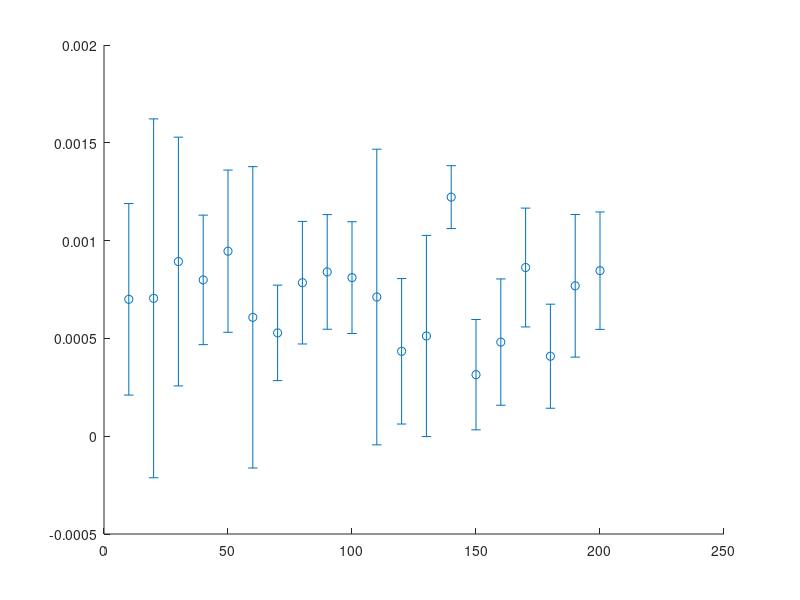

Here is the MATLAB script that generated this plot: (Note: this script raises an error after producing the figure.)
N = 15;
pmat = load('./0x8E_bin_10_5_200_N_15/p.mat');
p = pmat.p;

tmat = load('./0x8E_bin_10_5_200_N_15/t.mat');
t = tmat.t;

vmat = load('./0x8E_bin_10_5_200_N_15/v.mat');
v = vmat.v;

circuitTrue = 6.29e-4*ones(size(p));
yeastTrue = 1.202e-6*ones(size(p));
motilTrue = 2.16117e-7*ones(size(p));
futileTrue = 1.71e-7*ones(size(p));

x = 10:5:200;
err = zeros(size(x));

for i = 1:size(x, 2)
    disp(v(i))
    SE = (1/sqrt(N))*sqrt(v(i));
    disp(SE)
    zstar = 1.96;
    err(i) = zstar*SE;
end

figure(1)
%hold on
%plot(bin_pop_values, p, bin_pop_values, yeastTrue, 'lineWidth', 2)
hold on
errorbar(x(1:2:end), p(1:2:end), err(1:2:end), 'o', 'LineWidth', 2)
hold on
plot(x(1:2:end), circuitTrue(1:2:end), 'lineWidth', 2)
hold on
plot(x(1:2:end), p(1:2:end), ':', 'LineWidth', 1.5, 'Color', [0 0.447 0.7410])
legend("WE Estimate", "True Probability")
set (gcf, 'color', 'w')
legend boxoff 
xlabel("Bin Size", 'fontsize', 20)
ylabel("Probability", 'fontsize', 20)
set (gca, 'linewidth', 4)
set(gca, 'YScale', 'log')
ylim([10^-07 10^-01])
ax = gca;
ax.FontSize = 24;
%exportgraphics(ax,'yeast_estimate_log.png','Resolution',96)



figure(2)
hold on
plot(x(1:2:end), t(1:2:end), 'lineWidth', 2)
legend("Time")
set (gcf, 'color', 'w')
legend boxoff 
xlabel("Bin Size", 'fontsize', 20)
ylabel("Time(s)", 'fontsize', 20)
set (gca, 'linewidth', 4)
ay=gca;
ay.FontSize = 24;
%exportgraphics(ay,'yeast_time.png','Resolution',96)

%{
figure(3)
hold on
plot(bin_pop_values, p, bin_pop_values, yeastTrue, 'lineWidth', 2)
legend("WE Estimate", "True Probability")
set (gcf, 'color', 'w')
legend boxoff 
xlabel("Bin Size", 'fontsize', 20)
ylabel("Probability", 'fontsize', 20)
set (gca, 'linewidth', 4)
az=gca;
%exportgraphics(az,'yeast_estimate.png','Resolution',96)

%}

